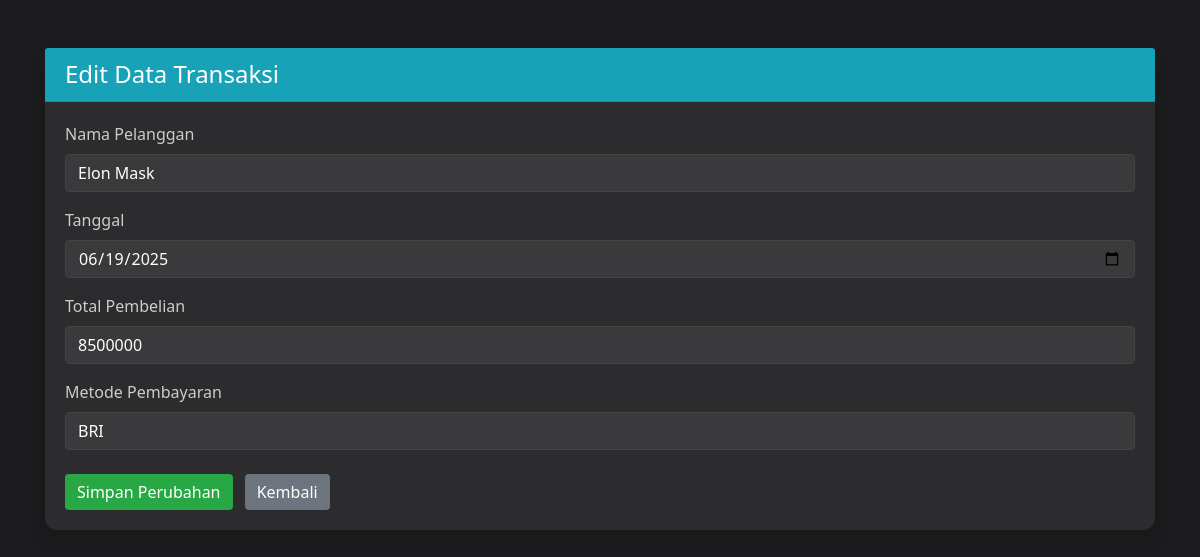
The page /edit.php?id=3 on the database its author committed.
### tables this page shows
CREATE TABLE `transaksi_penjualan` (
  `ID_Transaksi` int(100) NOT NULL,
  `Tanggal` date NOT NULL,
  `Nama_Pelanggan` varchar(100) NOT NULL,
  `Total_Pembelian` int(100) NOT NULL,
  `Metode_Pembayaran` varchar(50) NOT NULL
);

### edit.php (the view, shortened to what this page needs)
<?php
include 'db_connect.php';
$id = intval($_GET['id']);
$data = mysqli_query($conn, "SELECT * FROM transaksi_penjualan WHERE ID_Transaksi = $id");
$row = mysqli_fetch_assoc($data);
?>
<!DOCTYPE html>
<html lang="id">
<head>
    <link href="https://cdn.jsdelivr.net/npm/bootstrap@4.6.2/dist/css/bootstrap.min.css" rel="stylesheet">
</head>
<body>
<div class="container mt-5 fade-in">
    <div class="card card-dark shadow">
        <div class="card-header bg-info text-white">
            <h4 class="mb-0">Edit Data Transaksi</h4>
        </div>
        <div class="card-body">
            <form method="POST" action="">
                <div class="form-group">
                    <label>Nama Pelanggan</label>
                    <input type="text" name="Nama_Pelanggan" value="<?php echo $row['Nama_Pelanggan']; ?>" class="form-control" required>
                </div>
                <div class="form-group">
                    <label>Tanggal</label>
                    <input type="date" name="Tanggal" value="<?php echo $row['Tanggal']; ?>" class="form-control" required>
                </div>
                <div class="form-group">
                    <label>Total Pembelian</label>
                    <input type="number" name="Total_Pembelian" value="<?php echo $row['Total_Pembelian']; ?>" class="form-control" required>
                </div>
                <div class="form-group">
                    <label>Metode Pembayaran</label>
                    <input type="text" name="Metode_Pembayaran" value="<?php echo $row['Metode_Pembayaran']; ?>" class="form-control" required>
                </div>
                <div class="mt-4">
                    <button type="submit" name="update" class="btn btn-success">Simpan Perubahan</button>
                    <a href="index.php" class="btn btn-secondary ml-2">Kembali</a>
                </div>
            </form>
        </div>
    </div>
</div>
</body>
</html>

### edit.php (style rules this page uses)
body { background-color: #1c1c1e; color: #f1f1f1; font-family: 'Segoe UI', sans-serif; }
.card-dark { background-color: #2c2c2e; border: none; border-radius: 12px; }
.form-control { background-color: #3a3a3c; color: #fff; border: 1px solid #444; }
.form-control::placeholder { color: #aaa; }
.form-group label { color: #ccc; }
.btn-success { background-color: #28a745; border: none; }
.btn-secondary { background-color: #6c757d; border: none; }
.fade-in { animation: fadeIn 0.8s ease-in; }

### rows shown on the page
transaksi_penjualan: Nama_Pelanggan "Elon Mask", Tanggal "06/19/2025", Total_Pembelian "8500000", Metode_Pembayaran "BRI"
